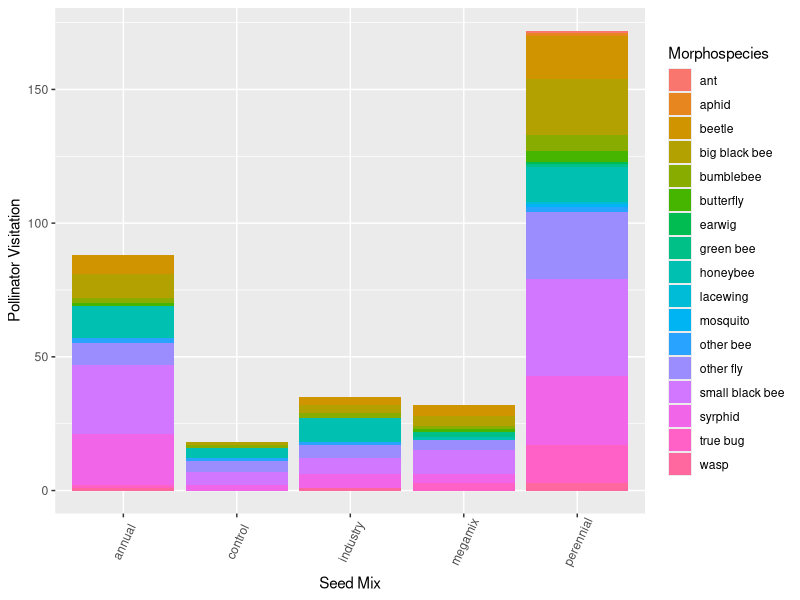

The R source for this figure:
## POLLINATOR THESIS PROJECT FIGURES
## Pollinator visitations by seed mix


## Libraries needed
library(tidyverse)
library(ggplot2)
library(dplyr)

#############################
#############################
#############################
#############################
## Import data
## Clean up column names and columns

observedpollinators <- read.csv("observedpollinators_2021.csv")
names(observedpollinators) <- c ("Month", "Orchard.Age", "Block", "Management", "Seed.Mix", "Host.Plant", "Morphospecies", "Number", "Notes")

#############################
#############################

## First I'll filter the observed pollinator dataset to find total pollinator visits for each seed mix
## I want to count all pollinator visits within a seed mix by each management subplot, and by what
## morphospecies were visiting that seed mix

seedmixabundances <- observedpollinators %>%
  select(Orchard.Age, Block, Management, Seed.Mix, Morphospecies, Number) %>%
  group_by(Orchard.Age, Block, Seed.Mix, Management, Morphospecies) %>%
  summarise(Number = sum(Number))

## For graphing this, I want to do a stacked bar plot
ggplot(seedmixabundances, aes(fill=Morphospecies, x=Seed.Mix)) + 
  geom_bar(stat="count", position="stack") +
  theme(axis.text.x = element_text(angle=65, vjust=0.6)) +
  labs(x="Seed Mix", y="Pollinator Visitation")
#############################
#############################
## Statistics

##First, I want to test if the means are different for total pollinator visitations in each seed mix
## category. I'll create a dataset first of all the visitations (not divided up my morphospecies)
## per seed mix, and then compare the means with the 'aov' function
seedmixmeans <- observedpollinators %>%
  select(Orchard.Age, Block, Management, Seed.Mix, Number) %>%
  group_by(Orchard.Age, Block, Seed.Mix) %>%
  summarise(Number = sum(Number))

aov <- aov(Number~Seed.Mix, data=seedmixmeans)
summary(aov)

## Results: P < 0.05, so I'll go ahead with a Tukey test
tukey <- TukeyHSD(aov, conf.level=.95)

## Tukey results: There's a significant difference between the perennial & megamix and perennial & control
## pollinator visitations
